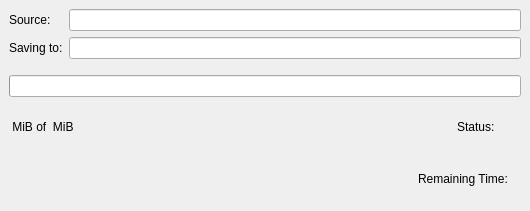
<?xml version="1.0" encoding="UTF-8"?>
<ui version="4.0">
 <class>TransferDetailsFrm</class>
 <widget class="QWidget" name="TransferDetailsFrm">
  <property name="geometry">
   <rect>
    <x>0</x>
    <y>0</y>
    <width>530</width>
    <height>211</height>
   </rect>
  </property>
  <property name="sizePolicy">
   <sizepolicy hsizetype="Preferred" vsizetype="Minimum">
    <horstretch>0</horstretch>
    <verstretch>0</verstretch>
   </sizepolicy>
  </property>
  <layout class="QVBoxLayout">
   <property name="spacing">
    <number>6</number>
   </property>
   <property name="margin">
    <number>9</number>
   </property>
   <item>
    <layout class="QGridLayout">
     <property name="margin">
      <number>0</number>
     </property>
     <property name="spacing">
      <number>6</number>
     </property>
     <item row="1" column="1">
      <widget class="KLineEdit" name="destContentEdit">
       <property name="readOnly">
        <bool>true</bool>
       </property>
      </widget>
     </item>
     <item row="1" column="0">
      <widget class="QLabel" name="destLabel">
       <property name="text">
        <string>Saving to:</string>
       </property>
      </widget>
     </item>
     <item row="0" column="0">
      <widget class="QLabel" name="sourceLabel">
       <property name="text">
        <string extracomment="source-file" comment="@label transfer source">Source:</string>
       </property>
      </widget>
     </item>
     <item row="0" column="1">
      <widget class="KLineEdit" name="sourceContentEdit">
       <property name="readOnly">
        <bool>true</bool>
       </property>
      </widget>
     </item>
    </layout>
   </item>
   <item>
    <spacer>
     <property name="orientation">
      <enum>Qt::Vertical</enum>
     </property>
     <property name="sizeType">
      <enum>QSizePolicy::Fixed</enum>
     </property>
     <property name="sizeHint" stdset="0">
      <size>
       <width>20</width>
       <height>10</height>
      </size>
     </property>
    </spacer>
   </item>
   <item>
    <widget class="QProgressBar" name="progressBar"/>
   </item>
   <item>
    <layout class="QHBoxLayout">
     <property name="spacing">
      <number>6</number>
     </property>
     <property name="margin">
      <number>0</number>
     </property>
     <item>
      <widget class="QLabel" name="completedContentLabel">
       <property name="text">
        <string comment="KDE::DoNotExtract">&lt;done&gt; MiB of &lt;todo&gt; MiB</string>
       </property>
      </widget>
     </item>
     <item>
      <spacer>
       <property name="orientation">
        <enum>Qt::Horizontal</enum>
       </property>
       <property name="sizeHint" stdset="0">
        <size>
         <width>40</width>
         <height>20</height>
        </size>
       </property>
      </spacer>
     </item>
     <item>
      <widget class="QLabel" name="statusLabel">
       <property name="text">
        <string>Status:</string>
       </property>
      </widget>
     </item>
     <item>
      <widget class="QLabel" name="statusPixmapContentLabel">
       <property name="text">
        <string comment="KDE::DoNotExtract">&lt;icon&gt;</string>
       </property>
      </widget>
     </item>
     <item>
      <widget class="QLabel" name="statusTextContentLabel">
       <property name="text">
        <string comment="KDE::DoNotExtract">&lt;status&gt;</string>
       </property>
      </widget>
     </item>
    </layout>
   </item>
   <item>
    <layout class="QHBoxLayout">
     <property name="spacing">
      <number>6</number>
     </property>
     <property name="margin">
      <number>0</number>
     </property>
     <item>
      <widget class="QLabel" name="speedContentLabel">
       <property name="text">
        <string comment="KDE::DoNotExtract">&lt;speed&gt;</string>
       </property>
      </widget>
     </item>
     <item>
      <spacer>
       <property name="orientation">
        <enum>Qt::Horizontal</enum>
       </property>
       <property name="sizeHint" stdset="0">
        <size>
         <width>211</width>
         <height>20</height>
        </size>
       </property>
      </spacer>
     </item>
     <item>
      <widget class="QLabel" name="label">
       <property name="text">
        <string>Remaining Time:</string>
       </property>
      </widget>
     </item>
     <item>
      <widget class="QLabel" name="remainingTimeLabel">
       <property name="text">
        <string comment="KDE::DoNotExtract">&lt;remaining time&gt;</string>
       </property>
      </widget>
     </item>
    </layout>
   </item>
  </layout>
 </widget>
 <customwidgets>
  <customwidget>
   <class>KLineEdit</class>
   <extends>QLineEdit</extends>
   <header>klineedit.h</header>
  </customwidget>
 </customwidgets>
 <resources/>
 <connections/>
</ui>
